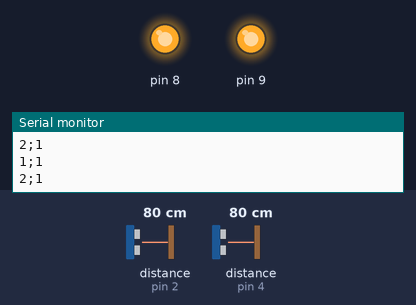
Bench run of a sketch on a simulated Arduino Uno, built with avr-gcc and run on an emulated ATmega328P. Parts: output pins drawn as LEDs (lit = HIGH), the last lines printed to the serial monitor. The inputs (shaded band) are chosen by the test bench; at power-on: distance to the obstacle (sensors on pin 2, pin 4) 80 cm. The echo pulse lasts 58.3 µs per cm.

Above: at 1.3 s.
1.4 s: distance to the obstacle (sensor on pin 2) set to 11 cm
2.9 s: distance to the obstacle (sensor on pin 2) set to 8 cm
At 4.0 s:
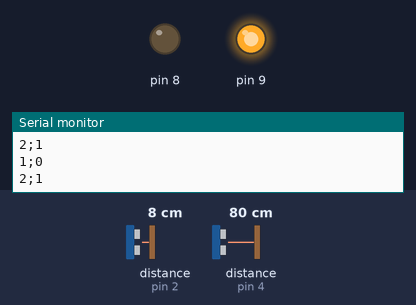
4.5 s: distance to the obstacle (sensor on pin 4) set to 11 cm
6.0 s: distance to the obstacle (sensor on pin 4) set to 8 cm
At 7.2 s:
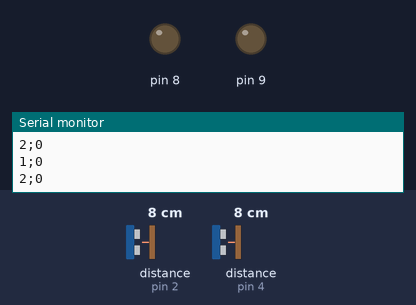
7.5 s: distance to the obstacle (sensor on pin 2) set to 18 cm
At 8.6 s:
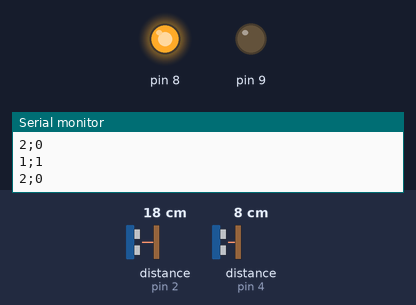
9.0 s: distance to the obstacle (sensor on pin 2) set to 2 cm
At 10.0 s:
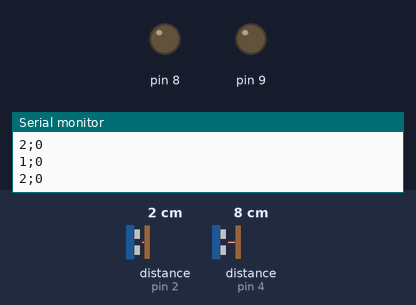
Timing chart, 0 to 11.5 s (numbered marks = the images above; inputs shaded):
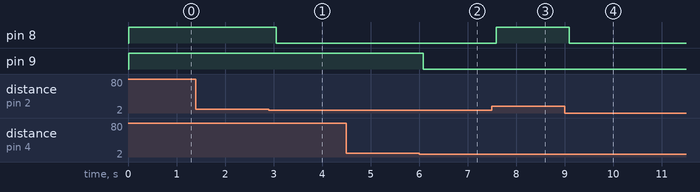

Measured:
- the behaviour switches between 10 and 9 cm on distance to the obstacle (sensor on pin 2) (found by bisection; images 0 and 1)
- the behaviour switches between 10 and 9 cm on distance to the obstacle (sensor on pin 4) (found by bisection; images 1 and 2)
- after the input at 2.9 s, pin 8: HIGH → LOW after 0.16 s
- after the input at 6.0 s, pin 9: HIGH → LOW after 0.08 s
- after the input at 7.5 s, pin 8: LOW → HIGH after 0.09 s
- after the input at 9.0 s, pin 8: HIGH → LOW after 0.10 s

The sketch:

arduino_code.ino
```cpp
#include <Ultrasonic.h>

#define echoUltrasonic1 2
#define triggerUltrasonic1 3

#define echoUltrasonic2 4
#define triggerUltrasonic2 6

struct SensorData {
  long distance;
  int sensor;
};

Ultrasonic ultrasonic1(triggerUltrasonic1, echoUltrasonic1);
Ultrasonic ultrasonic2(triggerUltrasonic2, echoUltrasonic2);

void setup() {
  Serial.begin(9600);
  pinMode(8, OUTPUT);
  pinMode(9, OUTPUT);
}

void loop() {
  long distanceUltrasonic1 = ultrasonic1.read(CM);
  long distanceUltrasonic2 = ultrasonic2.read(CM);
  int vehicleIsPresentDistance = 10;

  if (distanceUltrasonic1 >= vehicleIsPresentDistance) {
    Serial.println("1;1");
    digitalWrite(8, HIGH);
  } else {
    Serial.println("1;0");
    digitalWrite(8, LOW);
  }

  if (distanceUltrasonic2 >= vehicleIsPresentDistance) {
    Serial.println("2;1");
    digitalWrite(9, HIGH);
  } else {
    Serial.println("2;0");
    digitalWrite(9, LOW);
  }

  delay(500);
}
```
